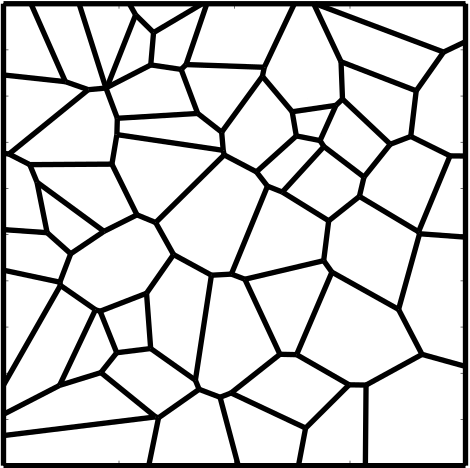
%> input picture Matlab/VoronoiMesh.png, 470 x 468 px
$ octave HartmannConvergencePlots.m   (GNU Octave 9; MATLAB toolbox functions it lacks are replaced by stand-ins)
%> lines starting %> are read from the running program, lines starting %| are printed output that depends on the picture
%shape = 'quads';
%shape = 'triangles';
shape = 'voronoi';

switch shape
    case 'triangles'
%%%%%%%%%%%%%%%%%Triangles

h = [0.10101525445522107, 0.05018856132284956, 0.025141822757713456, 0.012525468249897755,...
     0.006261260829309998];
% [14 lines of commented-out code are left out]
H1ElectricError   = [0.48874354214183974, 0.2324394772633422, 0.1741828387123998, 0.11787093529460302, 0.051087885163097];

H1MagneticError   = [0.00011483640545102537, 0.0001678616973624867, 0.000276681676024497, 0.0003875737928460475, 0.00032156229368384895];

LSElectricError   = [0.43449851065181944, 0.3752469987298846, 0.1955246052879086, 0.08112255760378784, 0.02559525996818712];

LSMagneticError   = [0.0005210643726138162, 0.0011020987987984505, 0.0010139074055721487, 0.0007384327153073039, 0.00041109126454675813];

PiecewiseElectric = [0.36861401892812384, 0.3494295416558225, 0.20445023170911208, 0.08863572640126705, 0.028008281350552833];

PiecewiseMagnetic = [0.00037747007156849053, 0.0008222163479924281, 0.0008880053771100764, 0.0007084827082902744, 0.0004062655726561863];


set(gca,'FontSize',15)
hold on
%Pick a basis point for the triangle
xseed = 0.9*h(5)+h(4)*0.1;
yseed = 0.01*0.25+0.001*.75;
%desiredSlope Of triangle
slope = 2;
%Another x point
xnext = h(4);


b = log10(yseed/(xseed^slope));


ynext = 10^(b)*xnext^slope;


x = [xseed, xseed,xnext,ynext];
%secondtitle = 'Triangles';


%Plotting the electric field
figure(1)
clf
loglog(h,H1ElectricError,'o','LineWidth',3,'color','k');
hold on
loglog(h,LSElectricError,'d','LineWidth',3,'color','b');
loglog(h,PiecewiseElectric,'s','Linewidth',3,'color','r');
loglog(h,H1ElectricError,'LineWidth',2,'Color','k');
loglog(h,LSElectricError,'--','LineWidth',2,'Color','b');
loglog(h,PiecewiseElectric,':','Linewidth',2,'Color','r');

set(gca,'FontSize',15)
set(gca,'linewidth',2)
hold on
%Pick a basis point for the triangle
xseed = 0.9*h(5)+h(4)*0.1;
%yseed = 0.00005;
yseed = 0.06;
%desiredSlope Of triangle
slope = 2;
%Another x point
xnext = h(4);


b = log10(yseed/(xseed^slope));


ynext = 10^(b)*xnext^slope;


x = [xseed, xseed, xnext, xseed];
y = [yseed, ynext, ynext, yseed];

loglog(x,y,'LineWidth',2,'Color','k')

%text(xseed*0.7+0.3*xnext,ynext+0.003,'1','Fontsize',15)
%text(xseed-0.001,0.5*yseed+0.5*ynext,'2','Fontsize',15)


%title('Triangular Mesh')


%Now the ticks
%The x-axis
leftaxis = 0.005;
rightaxis = 0.13;
upaxis    = 0.6;
downaxis  = 0.01
%upaxis = 1e-12;
%downaxis = 1e-14;

axis([leftaxis rightaxis downaxis upaxis])

legend('E','LS', 'GI')
legend('Location','northwest')

%Plotting The magnetic Field
test = imread('TriangularMesh.png');
axes('position',[0.657 0.145 0.225 0.25]);
imagesc(test)
set(gca,'YTickLabel',[]);
set(gca,'XTickLabel',[]);
figure(2)
clf
loglog(h,H1MagneticError,'o','LineWidth',3,'color','k')
hold on
loglog(h,LSMagneticError,'d','LineWidth',3,'color','b')
loglog(h,PiecewiseMagnetic,'s','Linewidth',3,'color','r');
loglog(h,H1MagneticError,'LineWidth',2,'Color','k')
loglog(h,LSMagneticError,'--','LineWidth',2,'Color','b')
loglog(h,PiecewiseMagnetic,':','Linewidth',2,'Color','r');
set(gca,'FontSize',15)
set(gca,'linewidth',2)

hold on

%Pick a basis point for the triangle
xseed = h(4)*0.05+0.95*h(5);
%yseed = 0.0004;
yseed = 0.0006;
%desiredSlope Of triangle
slope = 1;
%Another x point
xnext = h(4);


b = log10(yseed/(xseed^slope));


ynext = 10^(b)*xnext^slope;


x = [xseed, xseed, xnext, xseed];
y = [yseed, ynext, ynext, yseed];

loglog(x,y,'LineWidth',2,'Color','k')


% [18 lines of commented-out code are left out]

leftaxis = 0.005;
rightaxis = 0.13;
downaxis = 0.0001;
upaxis = 0.02;


axis([leftaxis rightaxis downaxis upaxis])
%xlabel('Mesh Size')

ax = log10(leftaxis);
bx = log10(rightaxis);
tx = ax:(bx-ax)/10:bx;
tx = 10.^(tx);
ay = log10(downaxis);
by = log10(upaxis);
ty = ay:(by-ay)/10:by;
ty = 10.^(ty);

legend('E','LS','GI')
legend('Location','northwest')
%xticks(tx)
%yticks(ty)

%grid on
test = imread('TriangularMesh.png');
%axes('position',[0.657 0.145 0.225 0.25]);
axes('position',[0.657 0.6 0.225 0.25]);
imagesc(test)
set(gca,'YTickLabel',[]);
set(gca,'XTickLabel',[]);


    case 'quads'
%%%%%%%%%%%%%%%%%%%PerturbedSquares
%h = [0.471405,0.235702,0.122975,0.0614875,0.0310816,0.0155408,0.00779781];
%The above was the older mesh-size

h = [0.16666666666666666, 0.08333333333333333, 0.043478260869565216, 0.021739130434782608,...
     0.010989010989010988];%, 0.005494505494505494,0.0027548209366391185];

% [13 lines of commented-out code are left out]
H1ElectricError   = [0.4001833324710447, 0.15730490544440484, 0.07325607117403106, 0.0363202085424494, 0.018686353487175508];

H1MagneticError   = [7.448553568903115e-05, 6.859588720819212e-05, 7.419458194388571e-05, 7.817367847723205e-05, 7.989026960269859e-05];

LSElectrciError   = [0.2216880313700157, 0.08105625680830125, 0.043273953508541005, 0.02582779100011497, 0.01350808314642758];

LSMagneticError   = [5.781334906835979e-05, 7.01240477168165e-05, 8.092060220251564e-05, 8.645198113891991e-05, 7.789667660187231e-05];

PiecewiseElectric = [0.12639604803263138, 0.0908528954727615, 0.051382561472738265, 0.022949058488054726, 0.008484068846564084];

PiecewiseMagnetic = [6.186554423130265e-05, 0.00015197079073428515, 0.00016778617231439185, 0.0001419596315359794, 9.962756816970764e-05];
figure(1)

clf

loglog(h,H1ElectricError,'o','LineWidth',3,'color','k')
hold on
loglog(h,LSElectricError,'d','LineWidth',3,'color','b')
loglog(h,PiecewiseElectric,'s','Linewidth',3,'color','r');
loglog(h,H1ElectricError,'LineWidth',2,'Color','k')
loglog(h,LSElectricError,'--','LineWidth',2,'Color','b')
loglog(h,PiecewiseElectric,':','Linewidth',2,'color','r');
%loglog(h,10^(1)*h.^(1.8))
hold on
%Pick a basis point for the triangle
xseed = 0.95*h(5)+0.05*h(4);
yseed = 0.000025;
%desiredSlope Of triangle
slope = 2;
%Another x point
xnext = h(4);


b = log10(yseed/(xseed^slope));


ynext = 10^(b)*xnext^slope;


x = [xseed, xseed, xnext, xseed];
y = [yseed, ynext, ynext, yseed];

loglog(x,y,'r','LineWidth',2,'Color','k')
set(gca,'FontSize',15)
set(gca,'linewidth',2)
% [10 lines of commented-out code are left out]

leftaxis = 0.009;
rightaxis = 0.18;
%downaxis = 5e-15;
%upaxis = 2e-13;
downaxis = 0.005;
upaxis   = 0.6;
axis([leftaxis rightaxis downaxis upaxis])


ax = log10(leftaxis);
bx = log10(rightaxis);
tx = ax:(bx-ax)/10:bx;
tx = 10.^(tx);
ay = log10(downaxis);
by = log10(upaxis);
ty = ay:(by-ay)/10:by;
ty = 10.^(ty);

legend('E','LS', 'GI')
legend('Location','northwest')
%xti16cks(tx)
%yticks(ty)

test = imread('PerturbedSquaresMesh.png');
axes('position',[0.657 0.145 0.225 0.25]);
imagesc(test)
set(gca,'YTickLabel',[]);
set(gca,'XTickLabel',[]);


%grid on


%Plotting The magnetic Field

figure(2)
clf
loglog(h,H1MagneticError,'o','LineWidth',3,'color','k')
hold on
loglog(h,LSMagneticError,'d','LineWidth',3,'color','b')
loglog(h,PiecewiseMagnetic,'s','Linewidth',3,'color','r');
loglog(h,H1MagneticError,'LineWidth',2,'Color','k')
loglog(h,LSMagneticError,'--','LineWidth',2,'Color','b')
loglog(h,PiecewiseMagnetic,':','Linewidth',2,'color','r');

hold on

%Pick a basis point for the triangle
xseed = h(4)*0.05+0.95*h(5);
%yseed = 0.0005;
yseed = 0.5;
%desiredSlope Of triangle
slope = 1;
%Another x point
xnext = h(4);


b = log10(yseed/(xseed^slope));


ynext = 10^(b)*xnext^slope;


x = [xseed, xseed, xnext, xseed];
y = [yseed, ynext, ynext, yseed];

loglog(x,y,'LineWidth',2,'Color','k')


%text(xseed*0.7+0.3*xnext,ynext+0.01+0.01,'1','FontSize',15)
%text(xseed-0.0015,0.5*yseed+0.5*ynext,'1','FontSize',15)

set(gca,'FontSize',15)
set(gca,'linewidth',2)


% [5 lines of commented-out code are left out]

leftaxis = 0.009;
rightaxis = 0.18;
downaxis = 0.000025;
upaxis = 0.018;

axis([leftaxis rightaxis downaxis upaxis])


ax = log10(leftaxis);
bx = log10(rightaxis);
tx = ax:(bx-ax)/10:bx;
tx = 10.^(tx);
ay = log10(downaxis);
by = log10(upaxis);
ty = ay:(by-ay)/10:by;
ty = 10.^(ty);


%xticks(tx)
%yticks(ty)


legend('E','LS','GI')
legend('Location','northwest')
test = imread('PerturbedSquaresMesh.png');
%axes('position',[0.657 0.145 0.225 0.25]);
axes('position',[0.657 0.6 0.225 0.25]);
imagesc(test)
set(gca,'YTickLabel',[]);
set(gca,'XTickLabel',[]);
    case 'voronoi'
%%%%%%%%%%%%%%%%%%%%%%%%%%Voronoi

%h = [0.12803687993289598, 0.06772854614785964, 0.03450327796711771, 0.017476749542968805,...
%     0.008787156237382746];%, 0.004419676355414694,0.0022139558199118672];

%ElectricError = [0.4846671385368301, 0.17629056352803815, 0.0894535222510598, 0.013677866376455412,...
%    0.006616196310031363];

%MagneticError = [4.418879142501644, 2.4900590603987354, 1.2075527434363857, 0.5879063547722386,...
% 0.276556530752596];

h = [0.12803687993289598, 0.06772854614785964, 0.03450327796711771, 0.017476749542968805,0.008787156237382746];

% [14 lines of commented-out code are left out]
H1ElectricError   = [0.5645073666737741, 0.3573885511949236, 0.22068027586924627, 0.15402222503592145, 0.07607148840414828];

H1MagneticError   = [0.00039678106050693434, 0.0006153583067013272, 0.0007713827747413531, 0.0005530789787687338, 0.0004144089903016284];

LSElectricError   = [0.23980732007908334, 0.2759025481338045, 0.20258934570092071, 0.13549639978934805, 0.060316641752222136];

LSMagneticError   = [0.0002739624453643498, 0.0007756695424956423, 0.0008207291786216266, 0.0005935674833043064, 0.00040375463309435];

PiecewiseElectric = [0.3644447257582212, 0.3817105834690293, 0.19863967154758588, 0.08662247612455808, 0.02639833166289505];

PiecewiseMagnetic = [0.0007578055429542914, 0.001472562962940294, 0.0012334312974678992, 0.0007958185139008276, 0.0004184853291384077];
figure(1)

clf

loglog(h,H1ElectricError,'o','LineWidth',3,'color','k')
hold on
loglog(h,LSElectricError,'d','LineWidth',3,'color','b')
loglog(h,PiecewiseElectric,'s','Linewidth',3,'color','r');
loglog(h,H1ElectricError,'LineWidth',2,'Color','k')
loglog(h,LSElectricError,'--','LineWidth',2,'Color','b')
loglog(h,PiecewiseElectric,':','Linewidth',2,'color','r');
hold on
%Pick a basis point for the triangle
xseed = 0.9*h(5)+h(4)*0.1;
%yseed = 0.0124;
%yseed = 0.00015;
yseed = 0.01;
%desiredSlope Of triangle
slope = 2;
%Another x point
xnext = h(4)*0.95+0.05*h(5);


b = log10(yseed/(xseed^slope));


ynext = 10^(b)*xnext^slope;


x = [xseed, xseed, xnext, xseed];
y = [yseed, ynext, ynext, yseed];

loglog(x,y,'LineWidth',2,'Color','k')

%text(xseed*0.7+0.3*xnext,ynext+0.001+0.0035,'1','FontSize',15)
%text(xseed-0.0012,0.5*yseed+0.5*ynext,'2','FontSize',15)
set(gca,'FontSize',15)
set(gca,'linewidth',2)


% [12 lines of commented-out code are left out]

leftaxis  = 0.008;
rightaxis = 0.15;
%upaxis = 9e-4;
%downaxis = 6e-14;
upaxis = 0.6;
downaxis = 0.01;
axis([leftaxis rightaxis downaxis upaxis])
%xlabel('Mesh Size')

ax = log10(leftaxis);
bx = log10(rightaxis);
tx = ax:(bx-ax)/10:bx;
tx = 10.^(tx);
ay = log10(downaxis);
by = log10(upaxis);
ty = ay:(by-ay)/10:by;
ty = 10.^(ty);

%ylabel('Error On Electric Field')

%xticks(tx)
%yticks(ty)
%grid on

legend('E','LS','GI')
legend('Location','northwest')


test = imread('VoronoiMesh.png');
%> test is the input picture: size 468x470x3 uint8; min 0, max 255, mean 209.3
%axes('position',[0.15 0.35 0.25 0.25]);
axes('position',[0.6 0.15 0.25 0.25]);
imagesc(test)
set(gca,'YTickLabel',[]);
set(gca,'XTickLabel',[]);
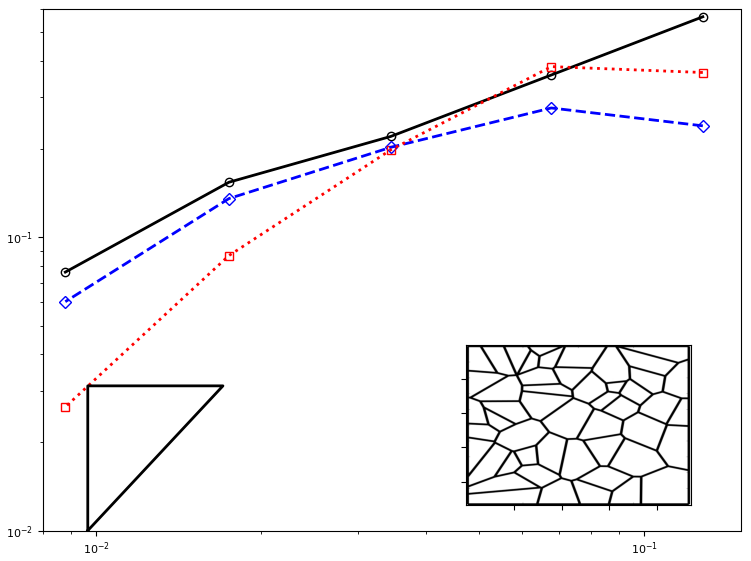
%> figure redrawn from the program's plot data, 2 panels


%Plotting The magnetic Field

figure(2)
clf
loglog(h,H1MagneticError,'o','LineWidth',3,'color','k')
hold on
loglog(h,LSMagneticError,'d','LineWidth',3,'color','b')
loglog(h,PiecewiseMagnetic,'s','Linewidth',3,'color','r');
loglog(h,H1MagneticError,'LineWidth',2,'Color','k')
loglog(h,LSMagneticError,'--','LineWidth',2,'Color','b')
loglog(h,PiecewiseMagnetic,':','Linewidth',2,'color','r');


hold on

%Pick a basis point for the triangle
%xseed = h(4)*0.25+0.75*h(5);
%yseed = 0.45;
xseed = 0.95*h(5)+0.05*h(4);
yseed = 0.0015;
%desiredSlope Of triangle
slope = 1;
%Another x point
%xnext = h(4);
xnext = h(5)*0.05+0.95*h(4);


b = log10(yseed/(xseed^slope));


ynext = 10^(b)*xnext^slope;


x = [xseed, xseed, xnext, xseed];
y = [yseed, ynext, ynext, yseed];

loglog(x,y,'LineWidth',2,'Color','k')


%text(xseed*0.7+0.3*xnext,ynext+0.01+0.01+0.01+0.01+0.01,'1','FontSize',15)
%text(xseed-0.0015/1.5,0.5*yseed+0.5*ynext,'1','fontSize',15)


set(gca,'FontSize',15)
set(gca,'linewidth',2)


% [11 lines of commented-out code are left out]
leftaxis = 0.008;
rightaxis = 0.15;
downaxis = 0.0001;
upaxis = 0.04;
axis([leftaxis rightaxis downaxis upaxis])
%xlabel('Mesh Size')

ax = log10(leftaxis);
bx = log10(rightaxis);
tx = ax:(bx-ax)/10:bx;
tx = 10.^(tx);
ay = log10(downaxis);
by = log10(upaxis);
ty = ay:(by-ay)/10:by;
ty = 10.^(ty);

%xticks(tx)
%yticks(ty)

%grid on
legend('E','LS','GI')
legend('Location','northwest')

test = imread('VoronoiMesh.png');
%axes('position',[0.657 0.145 0.225 0.25]);
axes('position',[0.657 0.6 0.225 0.25]);
imagesc(test)
set(gca,'YTickLabel',[]);
set(gca,'XTickLabel',[]);
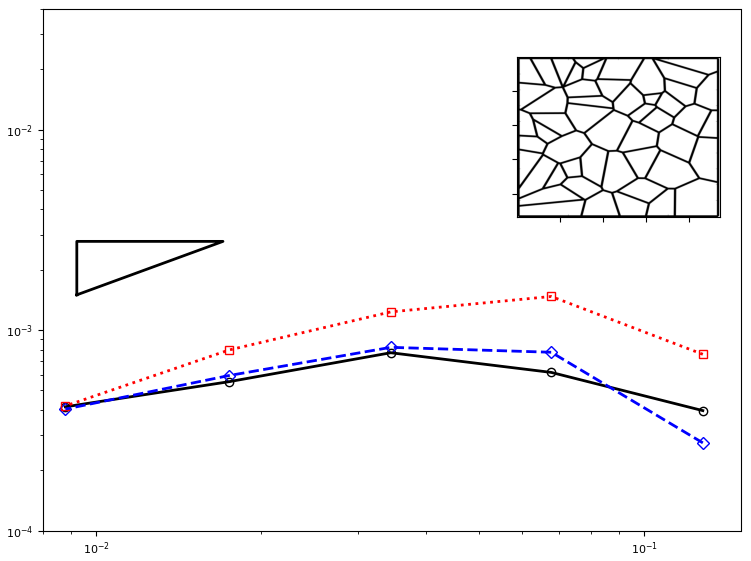
%> figure redrawn from the program's plot data, 2 panels
end
